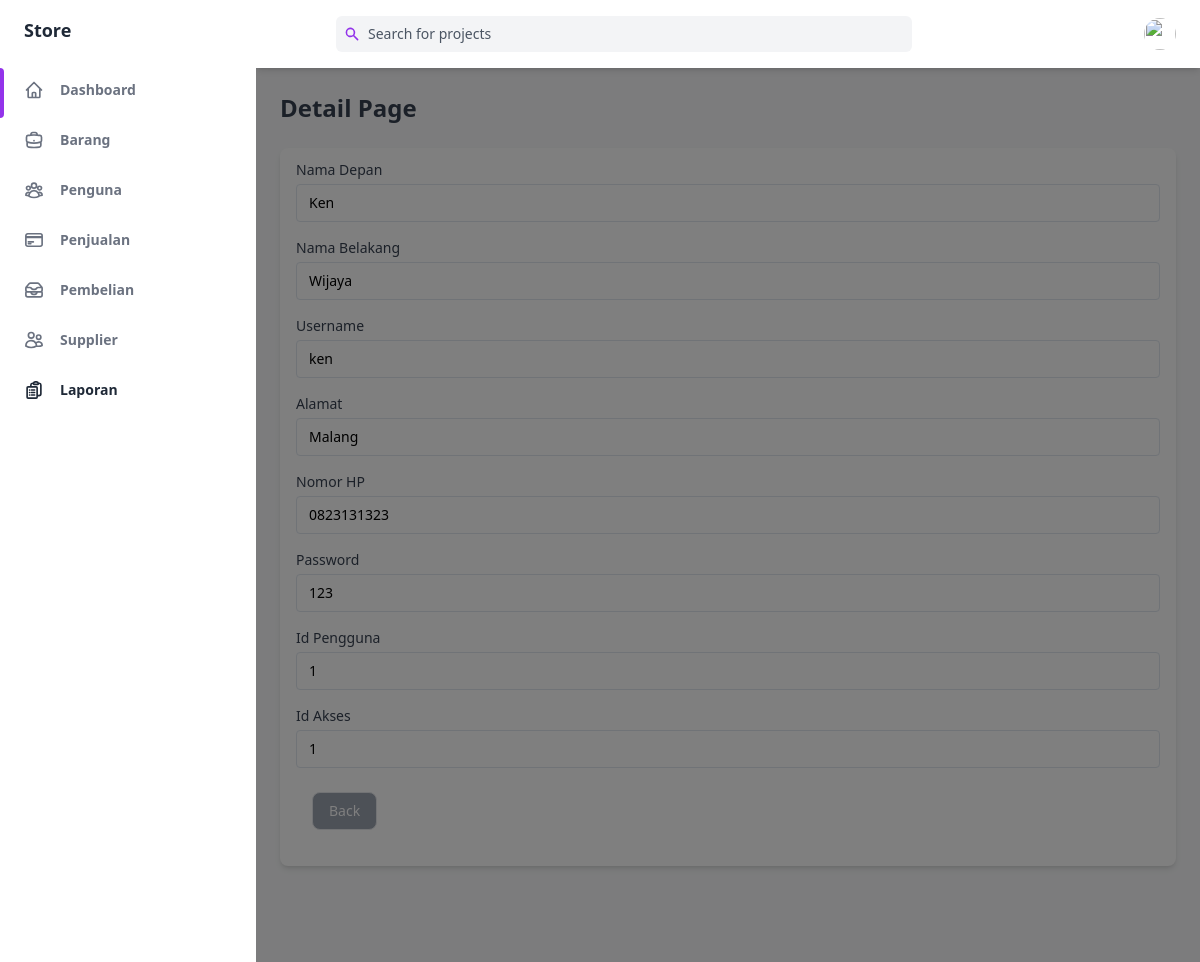
Page /public/pengguna/detail/1 on the committed database.
### tables this page shows
CREATE TABLE `Pengguna` (
  `IdPengguna` int(50) NOT NULL,
  `NamaPengguna` varchar(250) NOT NULL,
  `Password` varchar(250) NOT NULL,
  `NamaDepan` varchar(250) NOT NULL,
  `NamaBelakang` varchar(250) NOT NULL,
  `NoHP` varchar(250) NOT NULL,
  `Alamat` varchar(255) NOT NULL,
  `IdAkses` int(50) NOT NULL
);

### app/core/Controller.php (called while the page is built, shortened)
<?php
class Controller
{
    public function view($view, $data = [])
    {
        require_once '../app/views/' . $view . '.php';
    }
    public function model($model)
    {
        return new $model;
    }
}

### app/controllers/Pengguna.php (called while the page is built, shortened)
<?php
class Pengguna extends Controller
{
    public function detail($id)
    {
        $data['judul'] = 'Detail User';
        $data['pengguna'] = $this->model('pengguna_model')->getPenggunaById($id);
        $this->view('pengguna/detail', $data);
    }
}

### app/core/App.php (called while the page is built, shortened)
<?php
class App
{
   protected $method = 'index';
   protected $params = [];
   public function __construct()
   {
      $url = $this->parseURL();
      if (file_exists('../app/controllers/' . $url[0] . '.php')) {
         unset($url[0]);
      }
      $this->controller = new $this->controller;
      if (isset($url[1])) {
         if (method_exists($this->controller, $url[1])) {
            $this->method = $url[1];
            unset($url[1]);
         }
      }
      if (!empty($url)) {
         $this->params = array_values($url);
      }
      call_user_func_array([$this->controller, $this->method], $this->params);
   }
   public function parseURL()
   {
      if (isset($_GET['url'])) {
         $url = rtrim($_GET['url'], '/');
         $url = filter_var($url, FILTER_SANITIZE_URL);
         $url = explode('/', $url);
         return $url;
      } else {
         return ["home"];
      }
   }
}

### public/index.php (called while the page is built, shortened)
<?php
$app = new App;

### app/core/Database.php (called while the page is built, shortened)
<?php
class Database
{
    private $host = DB_HOST;
    private $user = DB_USER;
    private $pass = DB_PASS;
    private $db_name = DB_NAME;
    private $dbh;
    private $stmt;
    public function __construct()
    {
        $dsn = 'mysql:host=' . $this->host . ';dbname=' . $this->db_name;
        $option = [
            PDO::ATTR_PERSISTENT => true,
            PDO::ATTR_ERRMODE => PDO::ERRMODE_EXCEPTION
        ];
        try {
            $this->dbh = new PDO($dsn, $this->user, $this->pass, $option);
        } catch (PDOException $error) {
            die($error->getMessage());
        }
    }
    public function query($query)
    {
        $this->stmt = $this->dbh->prepare($query);
    }
    public function bind($param, $value, $type = null)
    {
        if (is_null($type)) {
            switch (true) {
                default:
                    $type = PDO::PARAM_STR;
            }
        }
        $this->stmt->bindValue($param, $value, $type);
    }
    public function execute()
    {
        $this->stmt->execute();
    }
    public function single()
    {
        $this->execute();
        return $this->stmt->fetch(PDO::FETCH_ASSOC);
    }
}

### app/models/pengguna_model.php (called while the page is built, shortened)
<?php
class pengguna_model
{
    private $table = 'Pengguna';
    private $db;
    public function __construct()
    {
        $this->db = new Database;
    }
    public function getPenggunaById($IdPengguna)
    {
        $this->db->query('SELECT * FROM ' . $this->table . ' WHERE IdPengguna =:IdPengguna');
        $this->db->bind('IdPengguna', $IdPengguna);
        return $this->db->single();
    }
}

### app/views/pengguna/detail.php (the view, shortened to what this page needs)
<div class="flex h-screen bg-gray-50 dark:bg-gray-900" :class="{ 'overflow-hidden': isSideMenuOpen }">
    <aside class="z-20 hidden w-64 overflow-y-auto bg-white dark:bg-gray-800 md:block flex-shrink-0">
        <div class="py-4 text-gray-500 dark:text-gray-400">
            <a class="ml-6 text-lg font-bold text-gray-800 dark:text-gray-200" href="#">
                Store
            </a>
            <ul class="mt-6">
                <li class="relative px-6 py-3">
                    <span class="absolute inset-y-0 left-0 w-1 bg-purple-600 rounded-tr-lg rounded-br-lg"></span>
                    <a class="inline-flex items-center w-full text-sm font-semibold transition-colors duration-150 hover:text-gray-800 dark:hover:text-gray-200" href="<?= ROUTE_URL ?>/home">
                        <span class="ml-4">Dashboard</span>
                    </a>
                </li>
            </ul>
            <ul>
                <li class="relative px-6 py-3">
                    <a class="inline-flex items-center w-full text-sm font-semibold transition-colors duration-150 hover:text-gray-800 dark:hover:text-gray-200" href="forms.html">
                        <span class="ml-4">Barang</span>
                    </a>
                </li>
                <li class="relative px-6 py-3">
                    <a class="inline-flex items-center w-full text-sm font-semibold transition-colors duration-150 hover:text-gray-800 dark:hover:text-gray-200" href="<?= ROUTE_URL ?>/pengguna">
                        <span class="ml-4">Penguna</span>
                    </a>
                </li>
                <li class="relative px-6 py-3">
                    <a class="inline-flex items-center w-full text-sm font-semibold transition-colors duration-150 hover:text-gray-800 dark:hover:text-gray-200" href="charts.html">
                        <span class="ml-4">Penjualan</span>
                    </a>
                </li>
                <li class="relative px-6 py-3">
                    <a class="inline-flex items-center w-full text-sm font-semibold transition-colors duration-150 hover:text-gray-800 dark:hover:text-gray-200" href="buttons.html">
                        <span class="ml-4">Pembelian</span>
                    </a>
                </li>
                <li class="relative px-6 py-3">
                    <a class="inline-flex items-center w-full text-sm font-semibold transition-colors duration-150 hover:text-gray-800 dark:hover:text-gray-200" href="modals.html">
                        <span class="ml-4">Supplier</span>
                    </a>
                </li>
                <li class="relative px-6 py-3">
                    <a class="inline-flex items-center w-full text-sm font-semibold text-gray-800 transition-colors duration-150 hover:text-gray-800 dark:hover:text-gray-200 dark:text-gray-100" href="tables.html">
                        <span class="ml-4">Laporan</span>
                    </a>
                </li>
            </ul>
        </div>
    </aside>
    <div x-show="isSideMenuOpen" x-transition:enter="transition ease-in-out duration-150" x-transition:enter-start="opacity-0" x-transition:enter-end="opacity-100" x-transition:leave="transition ease-in-out duration-150" x-transition:leave-start="opacity-100" x-transition:leave-end="opacity-0" class="fixed inset-0 z-10 flex items-end bg-black bg-opacity-50 sm:items-center sm:justify-center"></div>
    <div class="flex flex-col flex-1 w-full">
        <header class="z-10 py-4 bg-white shadow-md dark:bg-gray-800">
            <div class="container flex items-center justify-between h-full px-6 mx-auto text-purple-600 dark:text-purple-300">
                <div class="flex justify-center flex-1 lg:mr-32">
                    <div class="relative w-full max-w-xl mr-6 focus-within:text-purple-500">
                        <div class="absolute inset-y-0 flex items-center pl-2">
                            <svg class="w-4 h-4" aria-hidden="true" fill="currentColor" viewBox="0 0 20 20">
                                <path fill-rule="evenodd" d="M8 4a4 4 0 100 8 4 4 0 000-8zM2 8a6 6 0 1110.89 3.476l4.817 4.817a1 1 0 01-1.414 1.414l-4.816-4.816A6 6 0 012 8z" clip-rule="evenodd"></path>
                            </svg>
                        </div>
                        <input class="w-full pl-8 pr-2 text-sm text-gray-700 placeholder-gray-600 bg-gray-100 border-0 rounded-md dark:placeholder-gray-500 dark:focus:shadow-outline-gray dark:focus:placeholder-gray-600 dark:bg-gray-700 dark:text-gray-200 focus:placeholder-gray-500 focus:bg-white focus:border-purple-300 focus:outline-none focus:shadow-outline-purple form-input" type="text" placeholder="Search for projects" aria-label="Search" />
                    </div>
                </div>
                <ul class="flex items-center flex-shrink-0 space-x-6">
                    <li class="relative">
                        <button class="align-middle rounded-full focus:shadow-outline-purple focus:outline-none" @click="toggleProfileMenu" @keydown.escape="closeProfileMenu" aria-label="Account" aria-haspopup="true">
                            <img class="object-cover w-8 h-8 rounded-full" src="https://images.unsplash.com/photo-1502378735452-bc7d86632805?ixlib=rb-0.3.5&q=80&fm=jpg&crop=entropy&cs=tinysrgb&w=200&fit=max&s=aa3a807e1bbdfd4364d1f449eaa96d82" alt="" aria-hidden="true" />
                        </button>
                    </li>
                </ul>
            </div>
        </header>
        <main class="h-full pb-16 overflow-y-auto">
            <div class="container px-6 mx-auto grid">
                <h2 class="my-6 text-2xl font-semibold text-gray-700 dark:text-gray-200">
                    Detail Page
                </h2>
                <div class="px-4 py-3 mb-8 bg-white rounded-lg shadow-md dark:bg-gray-800">
                    <label class="block text-sm">
                        <span class="text-gray-700 dark:text-gray-400">Nama Depan</span>
                        <input class="block w-full mt-1 text-sm dark:border-gray-600 dark:bg-gray-700 focus:border-purple-400 focus:outline-none focus:shadow-outline-purple dark:text-gray-300 dark:focus:shadow-outline-gray form-input" value="<?= $data['pengguna']['NamaDepan']; ?>" readonly />
                    </label>
                    <label class="block mt-4 text-sm">
                        <span class="text-gray-700 dark:text-gray-400">Nama Belakang</span>
                        <input class="block w-full mt-1 text-sm dark:border-gray-600 dark:bg-gray-700 focus:border-purple-400 focus:outline-none focus:shadow-outline-purple dark:text-gray-300 dark:focus:shadow-outline-gray form-input" value="<?= $data['pengguna']['NamaBelakang']; ?>" readonly />
                    </label>
                    <label class="block mt-4 text-sm">
                        <span class="text-gray-700 dark:text-gray-400">Username</span>
                        <input class="block w-full mt-1 text-sm dark:border-gray-600 dark:bg-gray-700 focus:border-purple-400 focus:outline-none focus:shadow-outline-purple dark:text-gray-300 dark:focus:shadow-outline-gray form-input" value="<?= $data['pengguna']['NamaPengguna']; ?>" readonly />
                    </label>
                    <label class=" block mt-4 text-sm">
                        <span class="text-gray-700 dark:text-gray-400"> Alamat </span>
                        <input class="block w-full mt-1 text-sm dark:border-gray-600 dark:bg-gray-700 focus:border-purple-400 focus:outline-none focus:shadow-outline-purple dark:text-gray-300 dark:focus:shadow-outline-gray form-input" value="<?= $data['pengguna']['Alamat']; ?>" readonly />
                    </label>
                    <label class=" block mt-4 text-sm">
                        <span class="text-gray-700 dark:text-gray-400">Nomor HP</span>
                        <input class="block w-full mt-1 text-sm dark:border-gray-600 dark:bg-gray-700 focus:border-purple-400 focus:outline-none focus:shadow-outline-purple dark:text-gray-300 dark:focus:shadow-outline-gray form-input" value="<?= $data['pengguna']['NoHP']; ?>" readonly />
                    </label>
                    <label class=" block mt-4 text-sm">
                        <span class="text-gray-700 dark:text-gray-400"> Password </span>
                        <input class="block w-full mt-1 text-sm dark:border-gray-600 dark:bg-gray-700 focus:border-purple-400 focus:outline-none focus:shadow-outline-purple dark:text-gray-300 dark:focus:shadow-outline-gray form-input" value="<?= $data['pengguna']['Password']; ?>" readonly />
                    </label>
                    <label class=" block mt-4 text-sm">
                        <span class="text-gray-700 dark:text-gray-400"> Id Pengguna </span>
                        <input class="block w-full mt-1 text-sm dark:border-gray-600 dark:bg-gray-700 focus:border-purple-400 focus:outline-none focus:shadow-outline-purple dark:text-gray-300 dark:focus:shadow-outline-gray form-input" value="<?= $data['pengguna']['IdPengguna']; ?>" readonly />
                    </label>
                    <label class=" block mt-4 text-sm">
                        <span class="text-gray-700 dark:text-gray-400"> Id Akses </span>
                        <input class="block w-full mt-1 text-sm dark:border-gray-600 dark:bg-gray-700 focus:border-purple-400 focus:outline-none focus:shadow-outline-purple dark:text-gray-300 dark:focus:shadow-outline-gray form-input" value="<?= $data['pengguna']['IdAkses']; ?>" readonly />
                    </label>
                    <div class="flex">
                        <div class=" pl-4 my-6">
                            <a href="<?= ROUTE_URL ?>/pengguna" class="flex items-center justify-between px-4 py-2 text-sm font-medium leading-5 text-white transition-colors duration-150 border rounded-lg dark:border-gray-600 dark:bg-gray-400 bg-gray-400 active:bg-gray-600 hover:bg-gray-700 focus:outline-none focus:shadow-outline-gray">
                                Back
                            </a>
                        </div>
                    </div>
                </div>
            </div>
        </main>
    </div>
</div>

### rows in the picture
pengguna: NamaDepan "Ken", NamaBelakang "Wijaya", NamaPengguna "ken", Alamat "Malang", NoHP "0823131323", Password "123", IdPengguna "1", IdAkses "1"
